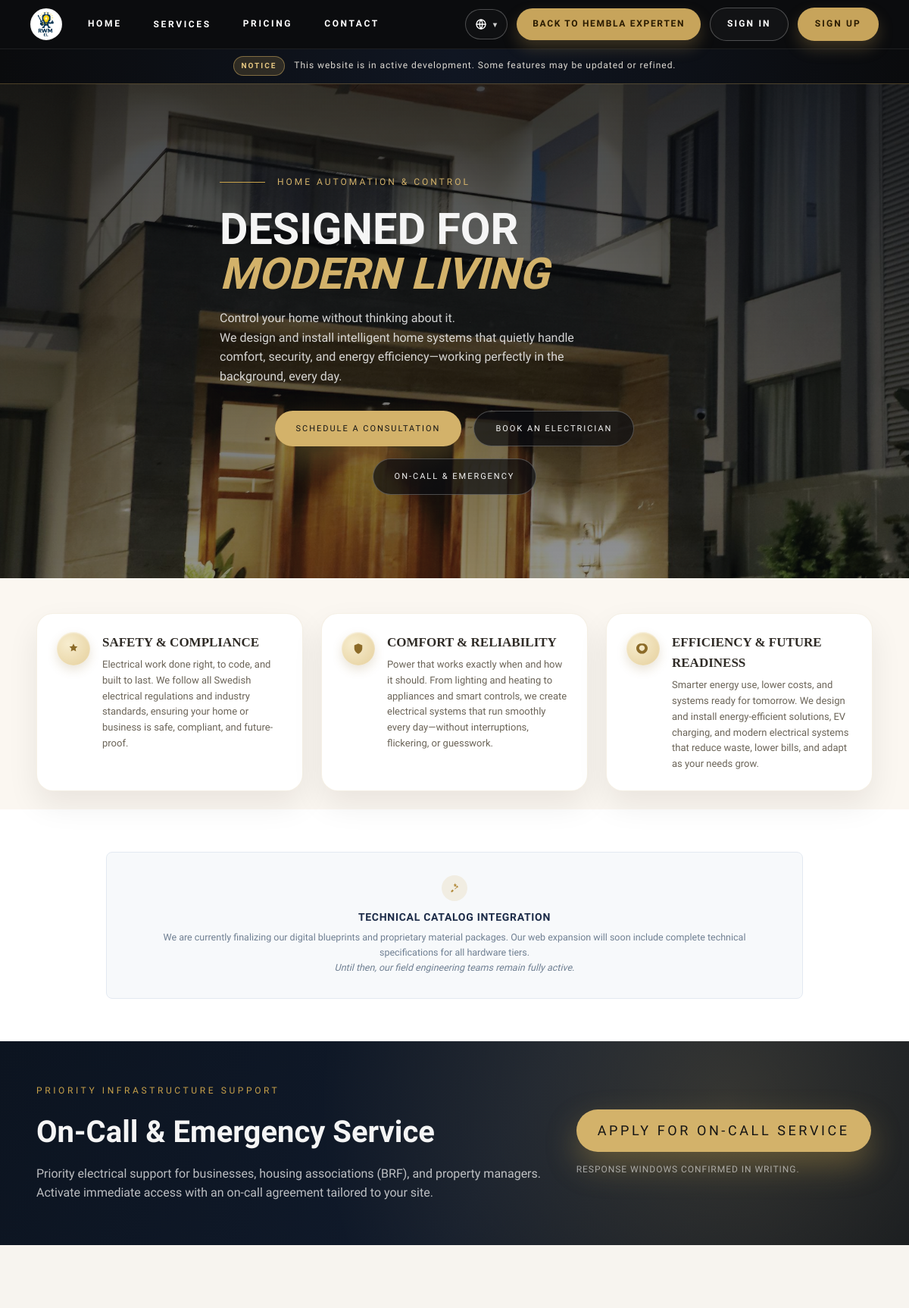
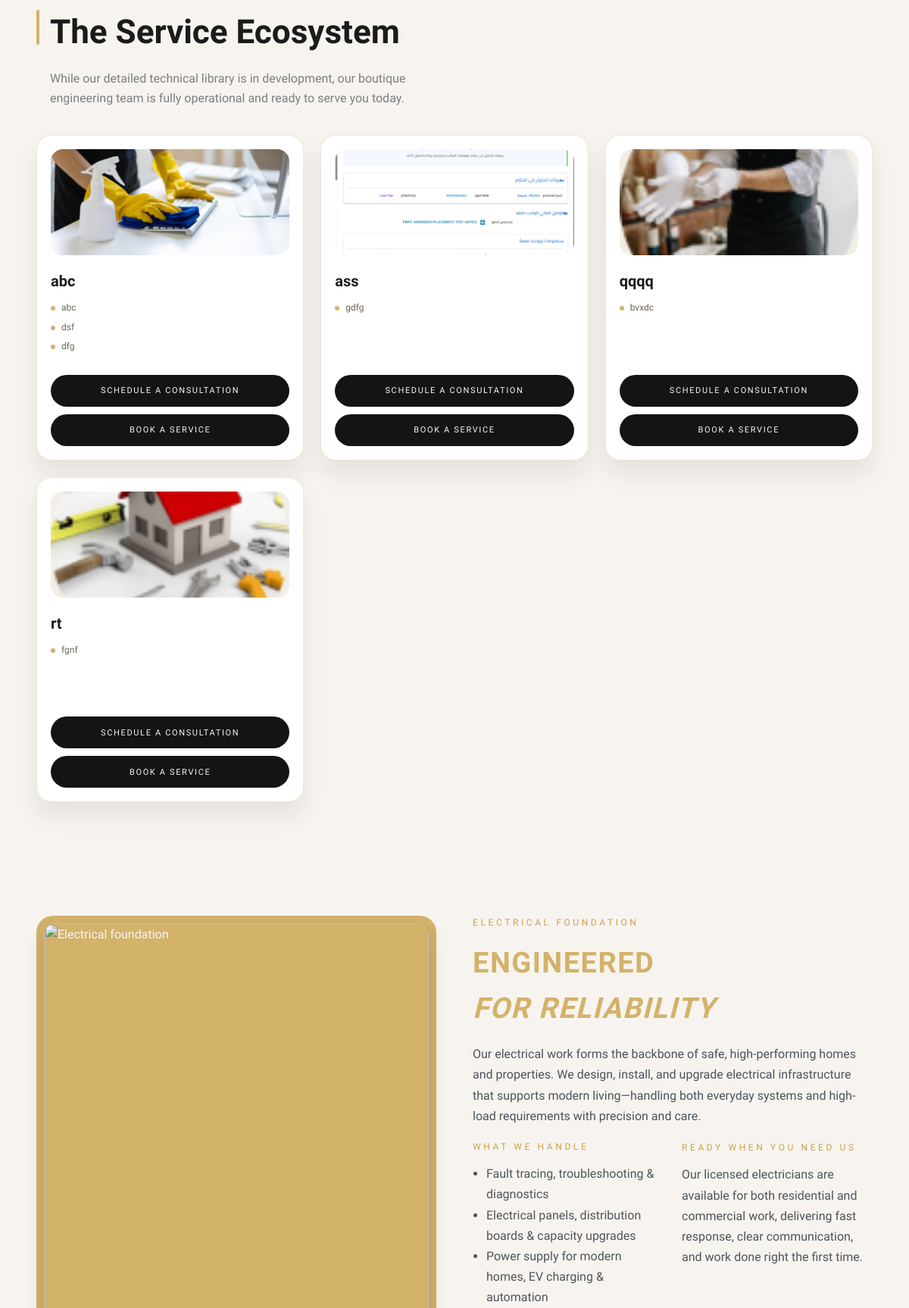
Page /services/ (upper part) on the committed database (2 pictures, top to bottom).
### electricity/models.py (models this page shows, shortened)
class ElectricalService(models.Model):
    title = models.CharField(max_length=120)
    short_description = models.TextField()
    bullet_points = models.TextField(blank=True, default="")
    icon = models.ImageField(upload_to='electricity/services/', blank=True, null=True)
    price = models.DecimalField(max_digits=10, decimal_places=2, default=0, blank=True, null=True)
    duration_minutes = models.PositiveIntegerField(default=0, blank=True, null=True)
    service_fee = models.DecimalField(max_digits=10, decimal_places=2, default=0)
    base_fee = models.DecimalField(max_digits=10, decimal_places=2, default=0)
    hourly_rate = models.DecimalField(max_digits=10, decimal_places=2, default=0)
    night_rate = models.DecimalField(max_digits=10, decimal_places=2, default=0)
    transport_fee = models.DecimalField(max_digits=10, decimal_places=2, default=0)
    rot_percent = models.DecimalField(max_digits=5, decimal_places=2, default=30)
    currency = models.CharField(max_length=10, default="SEK")
    is_active = models.BooleanField(default=True)
    order = models.PositiveIntegerField(default=0)
    class Meta:
        ordering = ["order", "title"]

### electricity/views.py (the view)
# urls.py: path("services/", views.services, name="services"),
def services(request):
    services_qs = ElectricalService.objects.filter(is_active=True).order_by("order", "title")
    pricing = ServicePricing.objects.filter(is_active=True).order_by("-created_at").first()
    pricing_context = {}
    if pricing:
        base_total = pricing.labor_rate + pricing.transport_fee
        rot_deduction = pricing.labor_rate * (pricing.rot_percent / 100)
        pricing_context = {
            "pricing": pricing,
            "base_total": base_total,
            "rot_deduction": rot_deduction,
            "rot_total": base_total - rot_deduction,
            "hourly_standard": pricing.labor_rate,
            "hourly_rot": pricing.labor_rate - rot_deduction,
        }
    return render(
        request,
        "electricity/services.html",
        {"services": services_qs, **pricing_context},
    )

### electricity/templatetags/electricity_extras.py (called while the page is built)
@register.filter
def split_lines(value):
    if not value:
        return []
    return [line.strip() for line in str(value).splitlines() if line.strip()]

### electricity/templates/electricity/services.html (shortened to what this page needs)
{% extends "electricity/base.html" %}
{% load static electricity_extras i18n %}
{% block body_class %}services-page{% endblock %}
{% block content %}
<section class="hero hero-ref">
  <div class="hero-media" style="background-image: linear-gradient(180deg, rgba(12, 14, 18, 0.78), rgba(12, 14, 18, 0.45)), url('{% static 'electricity/img/hero-services.jpg' %}');"></div>
  <div class="container hero-content">
    <div class="hero-kicker">
      <span class="line"></span>
      <span>{% trans "HOME AUTOMATION &amp; CONTROL" %}</span>
    </div>
    <h1 class="hero-title">
      {% trans "DESIGNED FOR" %}<br>
      <span class="hero-italic">{% trans "MODERN LIVING" %}</span>
    </h1>
    <p class="hero-subtitle">
      {% trans "Control your home without thinking about it." %}<br>
      {% trans "We design and install intelligent home systems that quietly handle comfort, security, and energy efficiency—working perfectly in the background, every day." %}
    </p>
    <div class="hero-actions">
      <a class="btn btn-primary" href="{% url 'electricity:booking_step_1' %}">{% trans "Schedule a Consultation" %}</a>
      <a class="btn btn-secondary" href="{% url 'electricity:electrician_booking_step' 1 %}">{% trans "BOOK AN ELECTRICIAN" %}</a>
      <a class="btn btn-secondary" href="{% url 'electricity:on_call' %}">{% trans "On-Call & Emergency" %}</a>
    </div>
  </div>
</section>
<section class="feature-strip">
  <div class="container feature-grid">
    <div class="feature-card">
      <div class="feature-icon">
        <svg class="feature-svg" viewBox="0 0 24 24" aria-hidden="true">
          <path d="M12 3l2.2 4.5 5 .7-3.6 3.5.9 5-4.5-2.4-4.5 2.4.9-5L4.8 8.2l5-.7L12 3z"/>
        </svg>
      </div>
      <div>
        <h3>{% trans "SAFETY &amp; COMPLIANCE" %}</h3>
        <p>{% trans "Electrical work done right, to code, and built to last. We follow all Swedish electrical regulations and industry standards, ensuring your home or business is safe, compliant, and future-proof." %}</p>
      </div>
    </div>
    <div class="feature-card">
      <div class="feature-icon">
        <svg class="feature-svg" viewBox="0 0 24 24" aria-hidden="true">
          <path d="M12 3l7 3v5c0 4.4-3 8.4-7 10-4-1.6-7-5.6-7-10V6l7-3z"/>
        </svg>
      </div>
      <div>
        <h3>{% trans "COMFORT &amp; RELIABILITY" %}</h3>
        <p>{% trans "Power that works exactly when and how it should. From lighting and heating to appliances and smart controls, we create electrical systems that run smoothly every day—without interruptions, flickering, or guesswork." %}</p>
      </div>
    </div>
    <div class="feature-card">
      <div class="feature-icon">
        <svg class="feature-svg" viewBox="0 0 24 24" aria-hidden="true">
          <path d="M12 3c4.4 0 8 3.6 8 8 0 5.5-4.3 9.3-8.9 9.9-.7.1-1.1-.3-1.1-.9v-3.2c0-.6.4-1.1 1-1.3 2.4-.6 4-2.6 4-4.6 0-2.8-2.2-5-5-5s-5 2.2-5 5c0 2 1.6 4 4 4.6.6.2 1 .7 1 1.3V20c0 .6-.4 1-1 1-4.9-.6-9-4.4-9-9.9 0-4.4 3.6-8 8-8z"/>
        </svg>
      </div>
      <div>
        <h3>{% trans "EFFICIENCY &amp; FUTURE READINESS" %}</h3>
        <p>{% trans "Smarter energy use, lower costs, and systems ready for tomorrow. We design and install energy-efficient solutions, EV charging, and modern electrical systems that reduce waste, lower bills, and adapt as your needs grow." %}</p>
      </div>
    </div>
  </div>
</section>
<section class="catalog-section">
  <div class="container">
    <div class="catalog-panel">
      <div class="catalog-icon" aria-hidden="true">
        <svg viewBox="0 0 24 24" aria-hidden="true">
          <path d="M12.9 2.8l.7 2.3 2.4.5-1.7 1.7.4 2.4-2.1-1.1-2.1 1.1.4-2.4L9 5.6l2.4-.5.5-2.3zM4 18.5l3-3 2.5 2.5-3 3H4v-2.5zm10.7-9.2l2-2 2.5 2.5-2 2-.7-.7-4.1 4.1-.9-.9 4.1-4.1-.9-.9z"/>
        </svg>
      </div>
      <h3>{% trans "TECHNICAL CATALOG INTEGRATION" %}</h3>
      <p>
        {% trans "We are currently finalizing our digital blueprints and proprietary material packages. Our web expansion will soon include complete technical specifications for all hardware tiers." %}
      </p>
      <p class="catalog-emphasis">{% trans "Until then, our field engineering teams remain fully active." %}</p>
    </div>
  </div>
</section>
<section class="callout-band">
  <div class="container callout-grid">
    <div class="callout-copy">
      <div class="eyebrow">{% trans "Priority Infrastructure Support" %}</div>
      <h2>{% trans "On-Call & Emergency Service" %}</h2>
      <p>
        {% trans "Priority electrical support for businesses, housing associations (BRF), and property managers. Activate immediate access with an on-call agreement tailored to your site." %}
      </p>
    </div>
    <div class="callout-actions">
      <a class="btn btn-primary" href="{% url 'electricity:on_call_booking_step' 1 %}">{% trans "Apply for On-Call Service" %}</a>
      <span class="callout-note">{% trans "Response windows confirmed in writing." %}</span>
    </div>
  </div>
</section>
<section class="section section-light" id="service-ecosystem">
  <div class="container">
    <div class="section-header ecosystem-header">
      <div>
        <h2>{% trans "The Service Ecosystem" %}</h2>
      </div>
      <p class="section-copy">{% trans "While our detailed technical library is in development, our boutique engineering team is fully operational and ready to serve you today." %}</p>
    </div>
    <div class="service-grid{% if services|length == 1 %} service-grid-single{% endif %}">
      {% for service in services %}
        <article class="service-card service-card-dynamic">
          <div class="service-media">
            {% if service.icon %}
              <img src="{{ service.icon.url }}" alt="{{ service.title }}">
            {% else %}
              <div class="service-fallback">{{ service.title|slice:":2" }}</div>
            {% endif %}
          </div>
          <div class="service-body">
            <h3>{{ service.title }}</h3>
              {% if service.bullet_points %}
                <div class="service-specs">
                  <ul class="service-bullets">
                    {% for line in service.bullet_points|split_lines %}
                      <li>{{ line }}</li>
                    {% endfor %}
                  </ul>
                </div>
              {% elif service.short_description %}
                <div class="service-specs">
                  <ul class="service-bullets">
                    {% for line in service.short_description|split_lines %}
                      <li>{{ line }}</li>
                    {% endfor %}
                  </ul>
                </div>
              {% endif %}
            <div class="service-actions">
              <a class="mini-cta" href="{% url 'electricity:booking_step_1' %}">{% trans "Schedule a consultation" %}</a>
              <a class="mini-cta mini-cta-secondary" href="{% url 'electricity:service_booking_step' 1 %}">{% trans "Book a service" %}</a>
            </div>
          </div>
        </article>
      {% empty %}
        <div class="empty-state">
          <h3>{% trans "No services available yet" %}</h3>
          <p>{% trans "New electrical solutions are being curated. Please check back soon." %}</p>
        </div>
      {% endfor %}
    </div>
  </div>
</section>
<section class="section engineering-section">
  <div class="container engineering-grid">
    <div class="engineering-media">
      <img src="https://images.unsplash.com/photo-1504384308090-c894fdcc538d?auto=format&fit=crop&w=1600&q=80" alt="{% trans 'Electrical foundation' %}">
    </div>
    <div class="engineering-content">
      <div class="eyebrow">{% trans "ELECTRICAL FOUNDATION" %}</div>
      <h2>{% trans "ENGINEERED" %}<br><span class="hero-italic">{% trans "FOR RELIABILITY" %}</span></h2>
      <p class="engineering-lead">
        {% trans "Our electrical work forms the backbone of safe, high-performing homes and properties. We design, install, and upgrade electrical infrastructure that supports modern living—handling both everyday systems and high-load requirements with precision and care." %}
      </p>
      <div class="engineering-columns">
        <div>
          <div class="eyebrow">{% trans "WHAT WE HANDLE" %}</div>
          <ul class="engineering-list">
            <li>{% trans "Fault tracing, troubleshooting &amp; diagnostics" %}</li>
            <li>{% trans "Electrical panels, distribution boards &amp; capacity upgrades" %}</li>
            <li>{% trans "Power supply for modern homes, EV charging &amp; automation" %}</li>
          </ul>
        </div>
        <div class="engineering-side">
          <div class="eyebrow">{% trans "READY WHEN YOU NEED US" %}</div>
          {% trans "Our licensed electricians are available for both residential and commercial work, delivering fast response, clear communication, and work done right the first time." %}
        </div>
      </div>
</div>
  </div>
</section>
{% endblock %}

### electricity/static/electricity/css/global_header.css (style rules this page uses)
:root { --rwmh-height: 64px; --rwmh-item-height: 40px; }
body.electricity-body, body.dash-body { padding-top: var(--rwmh-height); }

### rows in the picture
ElectricalService: icon (picture), title "abc", short_description "abc" "dsf" "dfg"
ElectricalService: icon (picture), title "ass", bullet_points "gdfg"
ElectricalService: icon (picture), title "qqqq", bullet_points "bvxdc"
ElectricalService: icon (picture), title "rt", bullet_points "fgnf"
